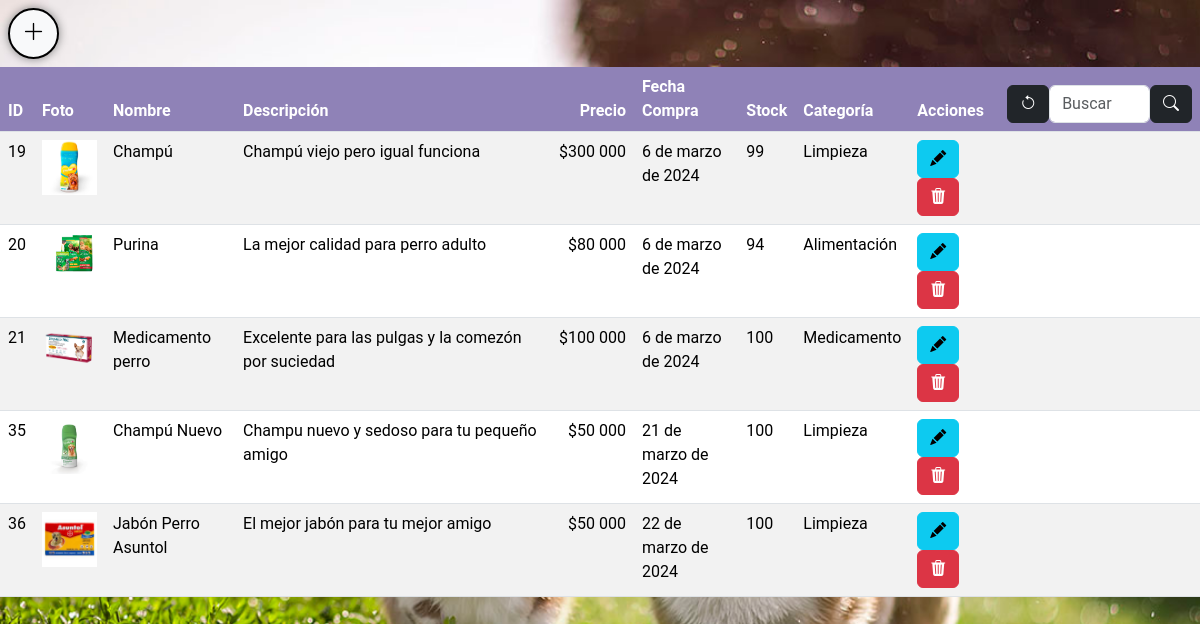
/productos/, run on the app's committed database.
### tienda/models.py (models this page shows, shortened)
class Producto(models.Model):
    nombre = models.CharField(max_length=254)
    descripcion = models.TextField(null=True, blank=True, default="El producto no tiene descripción")
    precio = models.IntegerField()
    fecha_compra = models.DateField()
    stock = models.IntegerField(default=1)
    foto = models.ImageField(null=True, blank=True, upload_to='fotos_productos', default='default.png')
    categoria = models.ForeignKey(Categoria, on_delete=models.DO_NOTHING, default=1)

class Categoria(models.Model):
    nombre = models.CharField(max_length=254)
    descripcion = models.TextField(null=True, blank=True)
    def __str__(self):
        return self.nombre

### tienda/views.py (the view)
# urls.py: path("productos/", views.productos, name="productos"),
def productos(request):
    query = Producto.objects.all()
    context = {"data": query}
    return render(request, "tienda/productos/listar.html", context)

### tienda/templates/tienda/productos/listar.html (shortened to what this page needs)
{% extends 'tienda/base.html' %}
{% load static %}
{% load humanize %}
{% block contenedor %}
<a class="btn btn-light m-2 crear_formulario" href="{% url 'tienda:productos_formulario' %}" ><i class="bi bi-plus-lg" style="font-size: 23px;"></i></a>
<table class="tablas_modulos table table-striped">
    <thead class="encabezados_tablas">
        <th>ID</th>
        <th>Foto</th>
        <th>Nombre</th>
        <th>Descripción</th>
        <th class="text-end">Precio</th>
        <th>Fecha Compra</th>
        <th>Stock</th>
        <th>Categoría</th>
        <th>Acciones</th>
        <th>
            <form class="d-flex" role="search" method="post" action="{% url 'tienda:productos_buscar' %}" style="">
                <a href=""><i class="btn btn-dark bi bi-arrow-counterclockwise" style="color: white;"></i></a>
                <input class="form-control buscar_tablas" type="search" placeholder="Buscar" aria-label="Search" name="buscar"
                       value="{{ buscado }}">
                <button class="btn btn-dark" type="submit"><i class="bi bi-search"></i></button>
            </form>
        </th>
    </thead>
    {% if data %}
        {% for i in data %}
        <tr>
            <td>{{ i.id }}</td>
            <td class="portfolio-item image-zoom">
                <a href="{{ i.foto.url }}" data-fancybox="gallery">
                    <img class="img-fluid img-portfolio" alt="Panning picture #1" src="{{ i.foto.url }}" width="100px">
                </a>
            </td>
            <td>{{ i.nombre }}</td>
            <td>
                <div style="overflow-y: scroll; width: 300px !important;">
                    {{ i.descripcion }}
                </div>
            </td>
            <td class="text-end">${{ i.precio|intcomma }}</td>
            <td>{{ i.fecha_compra }}</td>
            <td>{{ i.stock }}</td>
            <td>{{ i.categoria }} </td>
            <td>
                <a href="{% url 'tienda:productos_editar' i.id %}" class="btn btn-info"><i class="bi bi-pencil-fill"></i></a>
                <a href="javascript:confirmar_eliminar('{{ i.id }}', '{% url 'tienda:productos_eliminar' i.id %}');"
                   class="btn btn-danger"><i class="bi bi-trash3-fill"></i></a>
            </td>
            <td></td>
        </tr>
        {% endfor %}
    {% endif %}
</table>
</body>
</html>
{% endblock %}

### tienda/templates/tienda/base.html (shortened to what this page needs)
{% load static %}
<!DOCTYPE html>
<html lang="en">
<head>
    <link href="{% static 'tienda/css/styles2.css' %}" rel="stylesheet">
    <link href="{% static 'tienda/css/bootstrap.min.css' %}" rel="stylesheet">
    <link href="https://cdn.jsdelivr.net/npm/bootstrap@5.3.3/dist/css/bootstrap.min.css" rel="stylesheet">
    <link rel="stylesheet" href="https://cdn.jsdelivr.net/npm/bootstrap-icons@1.11.3/font/bootstrap-icons.min.css">
    <link href="https://cdn.jsdelivr.net/npm/remixicon@4.2.0/fonts/remixicon.css" rel="stylesheet" />
    <link rel="stylesheet" href="https://cdn.jsdelivr.net/npm/@fancyapps/ui@5.0/dist/fancybox/fancybox.css" />
    <link rel="stylesheet" href="https://unpkg.com/aos@next/dist/aos.css" />
    <link rel="stylesheet" type="text/css" href="https://cdn.datatables.net/1.11.5/css/jquery.dataTables.css">
</head>
<body>
{% block contenedor %}
{% endblock %}
</body>
</html>

### tienda/static/tienda/css/styles2.css (style rules this page uses)
* { margin: 0; padding: 0; box-sizing: border-box; text-decoration: none; font-family: 'Roboto', sans-serif; }
body { background-image: url(../images/banner_inicio.jpg); background-size: cover; background-repeat: no-repeat; background-position: center; background-attachment: fixed; }
.encabezados_tablas th { background-color: #8F82B7 !important; color: white !important; padding: -50px !important; }
.crear_formulario { border: 2px solid #000000 !important; border-radius: 50px !important; box-shadow: 0 0 10px gray; }

### data on the page
Producto: id "19", foto (picture), nombre "Champú", descripcion "Champú viejo pero igual funciona", precio "300 000", fecha_compra "6 de marzo de 2024", stock "99", categoria "Limpieza"
Producto: id "20", foto (picture), nombre "Purina", descripcion "La mejor calidad para perro adulto", precio "80 000", fecha_compra "6 de marzo de 2024", stock "94", categoria "Alimentación"
Producto: id "21", foto (picture), nombre "Medicamento perro", descripcion "Excelente para las pulgas y la comezón por suciedad", precio "100 000", fecha_compra "6 de marzo de 2024", stock "100", categoria "Medicamento"
Producto: id "35", foto (picture), nombre "Champú Nuevo", descripcion "Champu nuevo y sedoso para tu pequeño amigo", precio "50 000", fecha_compra "21 de marzo de 2024", stock "100", categoria "Limpieza"
Producto: id "36", foto (picture), nombre "Jabón Perro Asuntol", descripcion "El mejor jabón para tu mejor amigo", precio "50 000", fecha_compra "22 de marzo de 2024", stock "100", categoria "Limpieza"
